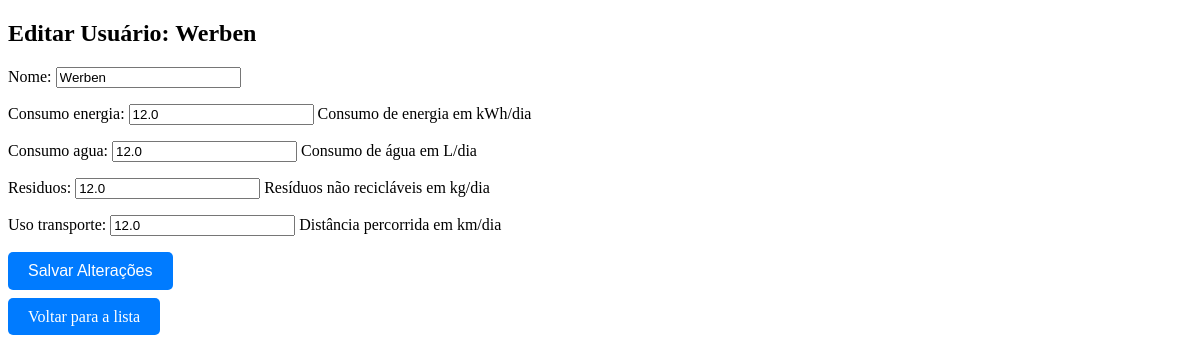
Page /usuarios/editar/1/ on the committed database.
### sustentabilidade_app/models.py (models this page shows, shortened)
class UsuarioSustentavel(models.Model):
    nome = models.CharField(max_length=100)
    consumo_energia = models.FloatField(help_text="Consumo de energia em kWh/dia")
    consumo_agua = models.FloatField(help_text="Consumo de água em L/dia")
    residuos = models.FloatField(help_text="Resíduos não recicláveis em kg/dia")
    uso_transporte = models.FloatField(help_text="Distância percorrida em km/dia")
    nota_sustentabilidade = models.FloatField(null=True, blank=True)
    data_criacao = models.DateTimeField(auto_now_add=True)

### sustentabilidade_app/views.py (the view)
# urls.py: path('usuarios/editar/<int:id>/', views.editar_usuario, name='editar_usuario'),  # Página de edição
def editar_usuario(request, id):
    usuario = get_object_or_404(UsuarioSustentavel, id=id)
    if request.method == 'POST':
        form = UsuarioForm(request.POST, instance=usuario)
        if form.is_valid():
            form.save()
            return redirect('detalhes_usuario', id=usuario.id)
    else:
        form = UsuarioForm(instance=usuario)
    return render(request, 'editar_usuario.html', {'form': form, 'usuario': usuario})

### sustentabilidade_app/forms.py
class UsuarioForm(forms.ModelForm):
    class Meta:
        model = UsuarioSustentavel
        fields = ['nome', 'consumo_energia', 'consumo_agua', 'residuos', 'uso_transporte']

### sustentabilidade_app/templates/editar_usuario.html (shortened to what this page needs)
<!DOCTYPE html>
<html lang="pt">
<head>
</head>
<body>
    <h2>Editar Usuário: {{ usuario.nome }}</h2>
    <form method="POST">
        {{ form.as_p }}
        <button type="submit" class="btn-editar">Salvar Alterações</button>
    </form>
    <br>
    <a href="{% url 'lista_usuarios' %}" class="btn-editar">Voltar para a lista</a>
</body>
</html>

### sustentabilidade_app/templates/editar_usuario.html (style rules this page uses)
.btn-editar { padding: 10px 20px; background-color: #007BFF; color: white; text-decoration: none; border-radius: 5px; border: none; font-size: 16px; }

### rows in the picture
UsuarioSustentavel: nome "Werben", consumo_energia "12.0", consumo_agua "12.0", residuos "12.0", uso_transporte "12.0"
